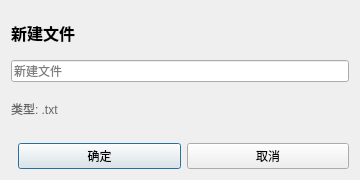
<?xml version="1.0" encoding="UTF-8"?>
<ui version="4.0">
 <class>NewFileDialog</class>
 <widget class="QDialog" name="NewFileDialog">
  <property name="geometry">
   <rect>
    <x>0</x>
    <y>0</y>
    <width>360</width>
    <height>180</height>
   </rect>
  </property>
  <property name="windowTitle">
   <string>新建文件</string>
  </property>
  <property name="modal">
   <bool>true</bool>
  </property>
  <layout class="QVBoxLayout" name="verticalLayout">
   <item>
    <widget class="QLabel" name="titleLabel">
     <property name="text">
      <string>新建文件</string>
     </property>
     <property name="styleSheet">
      <string>QLabel { font-size: 16px; font-weight: bold; }</string>
     </property>
    </widget>
   </item>
   <item>
    <widget class="QLineEdit" name="nameInput">
     <property name="placeholderText">
      <string>新建文件</string>
     </property>
    </widget>
   </item>
   <item>
    <widget class="QLabel" name="typeLabel">
     <property name="text">
      <string>类型: .txt</string>
     </property>
     <property name="styleSheet">
      <string>QLabel { color: #666; font-size: 12px; }</string>
     </property>
    </widget>
   </item>
   <item>
    <spacer name="verticalSpacer">
     <property name="orientation">
      <enum>Qt::Vertical</enum>
     </property>
    </spacer>
   </item>
   <item>
    <layout class="QHBoxLayout" name="buttonLayout">
     <item>
      <spacer name="horizontalSpacer">
       <property name="orientation">
        <enum>Qt::Horizontal</enum>
       </property>
      </spacer>
     </item>
     <item>
      <widget class="QPushButton" name="confirmBtn">
       <property name="text">
        <string>确定</string>
       </property>
       <property name="fixedWidth">
        <number>100</number>
       </property>
      </widget>
     </item>
     <item>
      <widget class="QPushButton" name="cancelBtn">
       <property name="text">
        <string>取消</string>
       </property>
       <property name="fixedWidth">
        <number>80</number>
       </property>
      </widget>
     </item>
    </layout>
   </item>
  </layout>
 </widget>
 <resources/>
 <connections/>
</ui>
